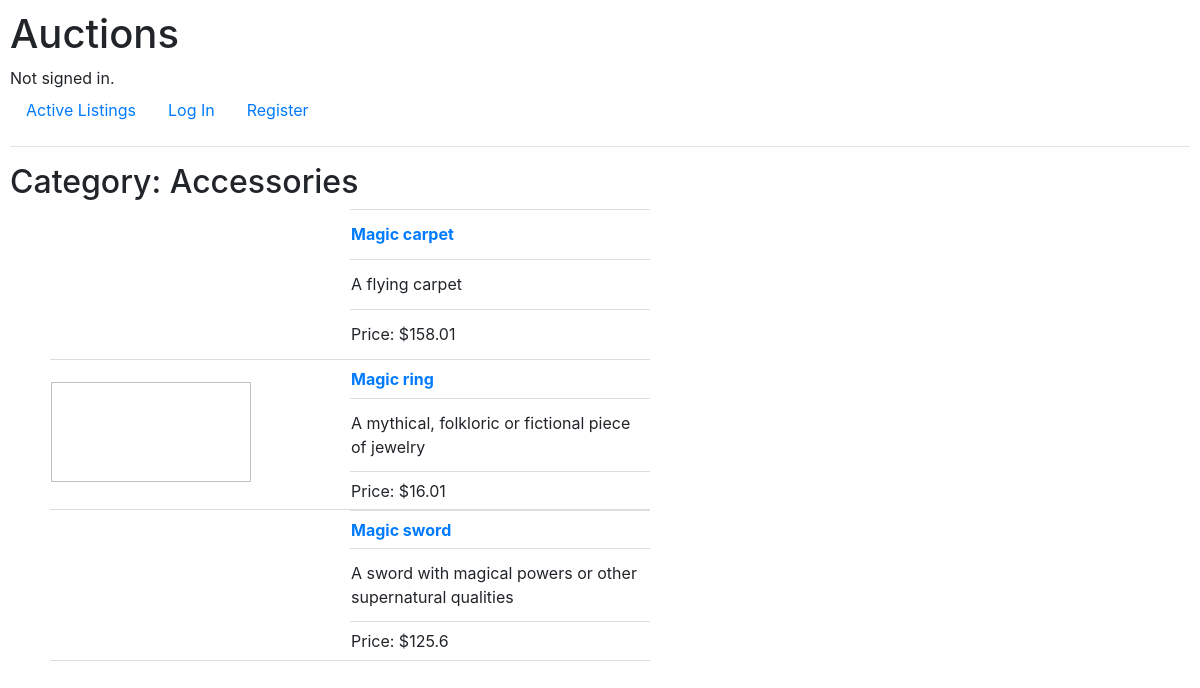
The page /category/Accessories on the database its author committed.
### auctions/models.py (models this page shows, shortened)
class Category(models.Model):
    name = models.CharField(max_length=32)

class Listing(models.Model):
    title = models.CharField(max_length=64)
    description = models.TextField()
    starting_bid = models.FloatField(default=0)
    image_url = models.URLField(blank=True)
    category = models.ForeignKey(Category, on_delete=models.CASCADE, blank=True, null=True, related_name="category")
    user = models.ForeignKey(User, on_delete=models.CASCADE, blank=True, null=True, related_name="seller")
    active = models.BooleanField(default=True)
    watchlist = models.ManyToManyField(User, blank=True, related_name="watchlist")
    time = models.DateTimeField(db_default=Now())

### auctions/views.py (the view)
# urls.py: path("category/<str:name>", views.category, name="category"),
def category(request, name):
    try:
        category = Category.objects.filter(name=name)[0]
        listings = Listing.objects.filter(category=category, active="True")
        return render(request, "auctions/category.html", {
            "listings": listings,
            "name": name,
        })
    except (ValueError, IndexError):
        return render(request, "auctions/categories.html", {
            "categories": Category.objects.all()
        })

### auctions/templates/auctions/category.html
{% extends "auctions/layout.html" %}
{% block body %}
    <h2>Category: {{ name }}</h2>
    <ul>
    {% for listing in listings %}
    <table style="border-collapse: collapse;">
        <tr style="border-bottom: 1px solid #ddd;">
            <td rowspan="4" width="300px" height="150px">
                <embed type="image/jpg" src="{{ listing.image_url }}" width="200" height="100">
            </td>
        </tr>
        <tr>
            <td width="300px"><b><a href="{% url 'listing' listing.id %}">{{ listing.title }}</a></b></td>
        </tr>
        <tr>
            <td width="300px">{{ listing.description}}</td>
        </tr>
        <tr>
            <td width="300px">Price: ${{ listing.starting_bid}}</td>
        </tr>
    </table>
    {% empty %}
    <br><br>
        <h4 style="color:chocolate">No listings in this category</h4>
    {% endfor %}
{% endblock %}

### auctions/static/auctions/styles.css (style rules this page uses)
body { padding: 10px; }
tr { border-bottom: 1px solid #ddd; }

### rows shown on the page
Category: name "Accessories"
Listing: title "Magic carpet", description "A flying carpet", starting_bid "158.01"
Listing: title "Magic ring", description "A mythical, folkloric or fictional piece of jewelry", starting_bid "16.01"
Listing: title "Magic sword", description "A sword with magical powers or other supernatural qualities", starting_bid "125.6"
